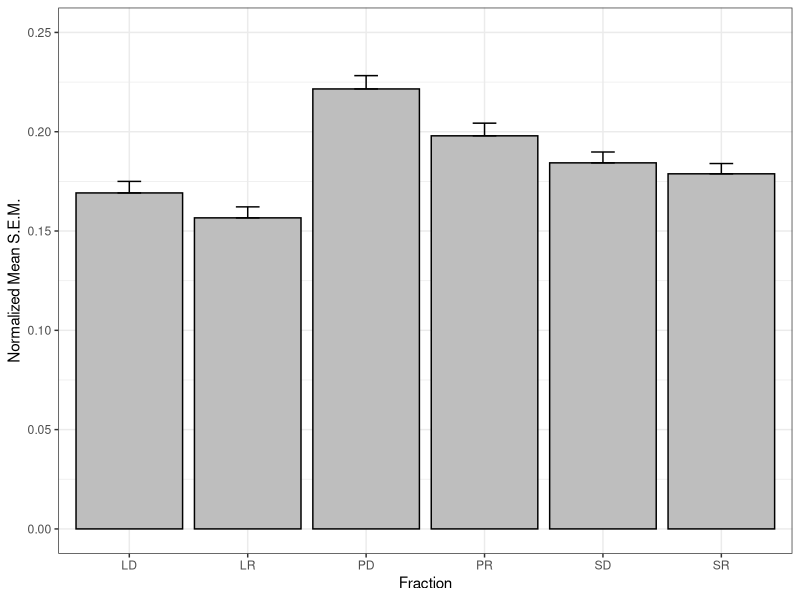
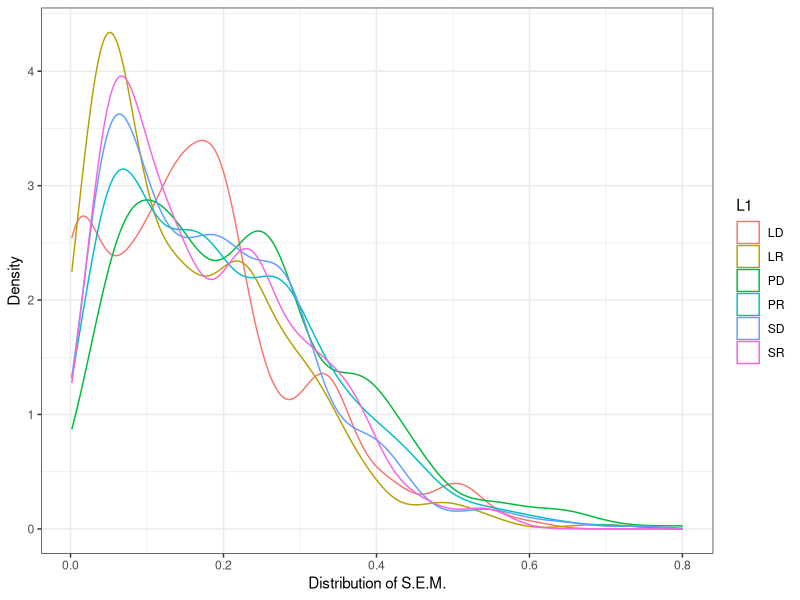
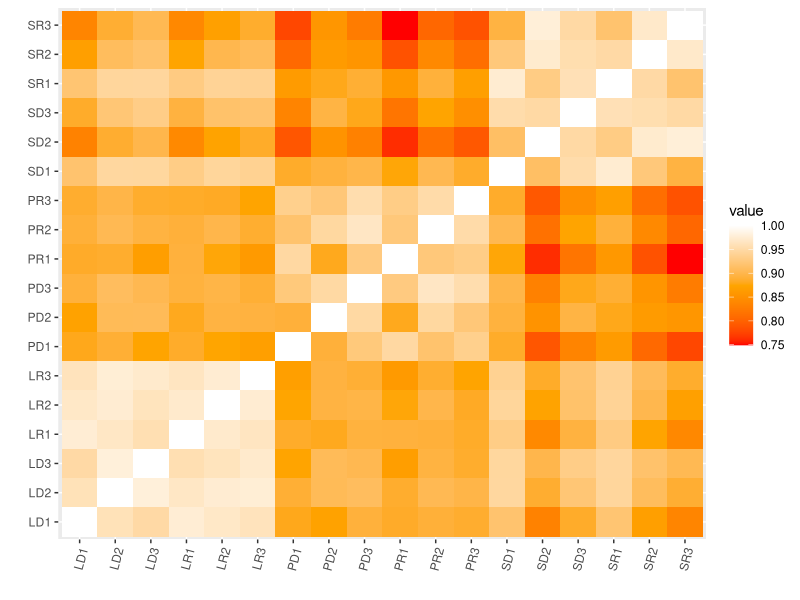

Recreate these plots in R, in order.
###############################################################################
###############################################################################
## File: SuppFigs.R                                                          ##
## Author: Sanjeev V Namjoshi                                                ##
## Lab/Advisor: Kimberly Raab-Graham | University of Texas at Austin         ##
## Date: 1/29/15 | Revised for GitHub: 8/10/15                               ## 
## Description: R code used to generate supplemental figures S1 and S2 for   ##
## paper published in Molecular Cellular Proteomics.                         ##
## Data Files: Use "RawData.csv" from Supplemental Table 1A, cells B12:T756  ##
###############################################################################
###############################################################################

# Load packages
library(ggplot2)
library(reshape2)

# Load data from working directory
raw <- read.csv("RawData.csv", header = TRUE, stringsAsFactors = FALSE)

### Cosmetic processing for clarity ###
names(raw) <- c("Protein", "LD1", "LD2", "LD3", 
								"LR1", "LR2", "LR3",
								"PD1", "PD2", "PD3",
								"PR1", "PR2", "PR3",
								"SD1", "SD2", "SD3",
								"SR1", "SR2", "SR3")

rownames(raw) <- raw[, "Protein"]
raw <- raw[, -1]
head(raw)

##############################################################################
############## The "prop" calculates variance across proteins ################
##############################################################################
prop <- function(cols){
	x <- raw[, cols]
	x <- x[rowSums(x == 0) <= 1, ]
	x[x == 0] <- NA
	
	x.var <- apply(x, 1, function(r) {
		sd(r, na.rm = TRUE) / sqrt(sum(!is.na(r)))
	})
	
	x.prop <- x.var / rowMeans(x, na.rm = TRUE)
	return(x.prop)
}

se <- function(x) sqrt(var(x)/length(x))

totals <- list(LD = prop(1:3),
							 LR = prop(4:6),
							 PD = prop(7:9),
							 PR = prop(10:12),
							 SD = prop(13:15),
							 SR = prop(16:18))


# Create se function for use later
se <- function(x) sqrt(var(x)/length(x))

# Arrange the data for graphing by calculating the mean and standard deviation 
# and putting them into a data frame.
totals.mean <- sapply(totals, mean)
totals.se <- sapply(totals, se)
totals.bar <- data.frame(Mean = totals.mean, SE = totals.se)


# For the publication, we put these values into GraphPad. The graph can be replicated 
# in R with the following code:
ggplot(totals.bar, aes(x = rownames(totals.bar), y = Mean, fill = rownames(totals.bar), color = rownames(totals.bar))) +
	geom_bar(stat = "identity", color = "black", fill = "grey") +
	geom_errorbar(aes(ymin = Mean + 0, ymax = Mean + SE), width = 0.2, color = "black") +
	xlab("Fraction") +
	ylab("Normalized Mean S.E.M.") +
	coord_cartesian(ylim = c(0,0.25)) +
	theme_bw()

# The following is not included in the paper but may be useful. We can plot the 
# probability density functions for each of the fractions and see how the 
# distrubution of standard errors compares.
totals.long <- melt(totals)

ggplot(totals.long, aes(x = value, color = L1)) +
	geom_density() +
	xlab("Distribution of S.E.M.") +
	ylab("Density") +
	theme_bw()

## Correlations for figures S1 and S2

# Here we use the coefficient of determination to see the correlation of the 
# triplicate measurements among all normalized spectral counts by treatment 
# and fraction. We will still use the raw data loaded above for the analysis 
# (storted in the variable raw). 

# The correlations need to be done in sets of three. We can create the pattern 
# sequence we need for each set with the code displayed below. We will store the 
# pattern key-index in the variable m.
v1 <- c(1:18) 
v2 <- v1+1L 
v3 <- c(0,0,3L) 
v2 <- v2-v3
m <- cbind(v1,v2)

# We apply the lm() function to the raw data and extracted r.squared in sets 
# of three. The key specifies the pattern in which the correlations are to be 
# computed. We assign the correlations to the variable fit. 
fit <- lapply(1:length(raw),function(x) summary(lm(raw[,m[x,1]]~raw[,m[x,2]]))$r.squared)

# Now we just have to make some cosmetic adjustments to make fit look tidy.
data.frame(Fraction = c(rep("Lysate", 6), rep("PSD", 6), rep("Soluble", 6)),
					 Treatment = rep(c("DMSO","RAPA"), 3, each = 3),
					 Replicate = rep(c("1 vs 2", "2 vs 3", "3 vs 1"), 6),
					 R2 = round(unlist(fit), 3))

# Additionally, we can also look at a correlation matrix. This does not appear 
# in the publication but may also be useful.

# Find correlations across the entire data.
corDat <- cor(raw)
corDatMelt <- melt(corDat)


# To make the graph more readable we have scaled the colors in the correlation 
# matrix across the range of R squared values (rather than scaled over 0 to 1). 
# This makes the color shading much more readable visually. First we create a 
# midpoint function. Then we find the midpoint of the correlations and set it 
# to `mdpt`. This is then set as the midpoint of the color gradient in the 
# scale_fill_gradient2() function call.

# Function to calculate midpoint for use in color scale
midpoint <- function(x) {
	((max(x) - min(x))/2) + min(x)
}

# Set midpoint of data to variable mdpt
mdpt <- midpoint(corDatMelt$value)

# Plot correlation matrix
ggplot(corDatMelt, aes(x = Var1, y = Var2, fill = value)) +
	geom_tile() +
	scale_fill_gradient2(low = "red", mid = "orange", high = "white", midpoint = mdpt) +
	theme(axis.text.x = element_text(angle = 75, hjust = 1, vjust = 1)) +
	xlab("") +
	ylab("")
